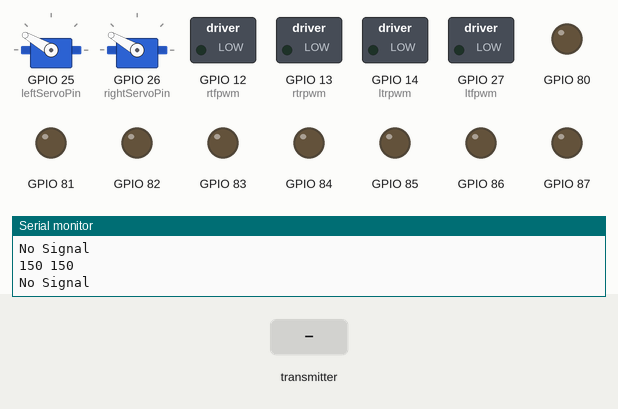
Bench run of a sketch on a simulated ESP32. Parts: 2 × servo, switched loads named in the sketch (green lamp = pin HIGH), output pins drawn as LEDs (lit = HIGH), the last lines printed to the serial monitor. The test bench sets the inputs (shaded band).

Above: at 1.2 s.
1.3 s: the transmitter starts sending leftfront = 0
At 1.7 s:
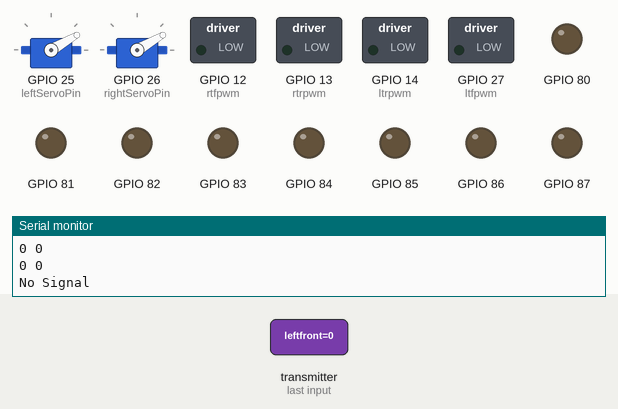
2.8 s: the transmitter starts sending leftarm = 1024
At 4.0 s:
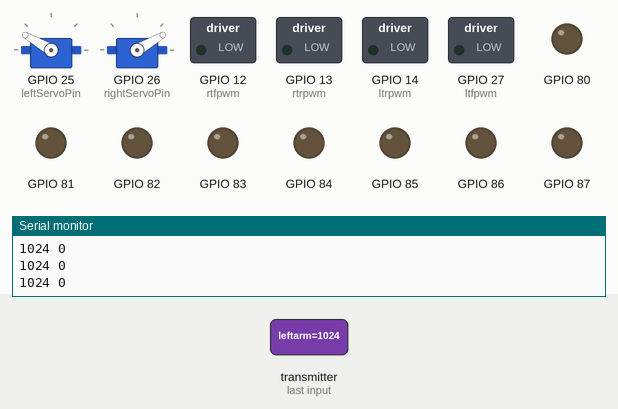
4.3 s: the transmitter starts sending rightfront = 25
At 5.1 s:
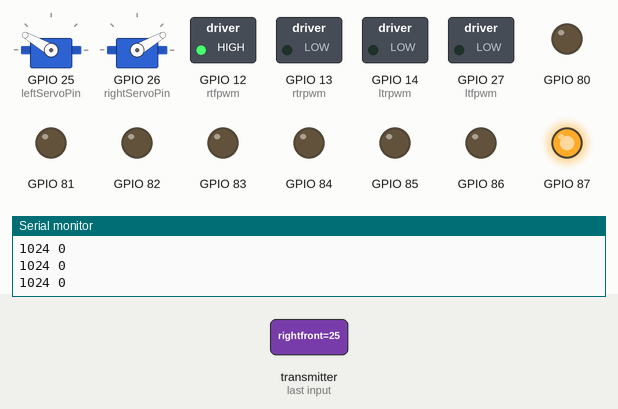
5.8 s: the transmitter starts sending rightarm = 1024
At 6.3 s:
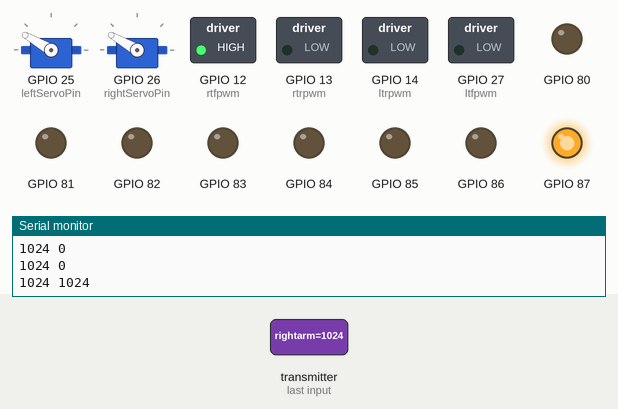
7.3 s: the transmitter starts sending leftrear = 25
At 8.5 s:
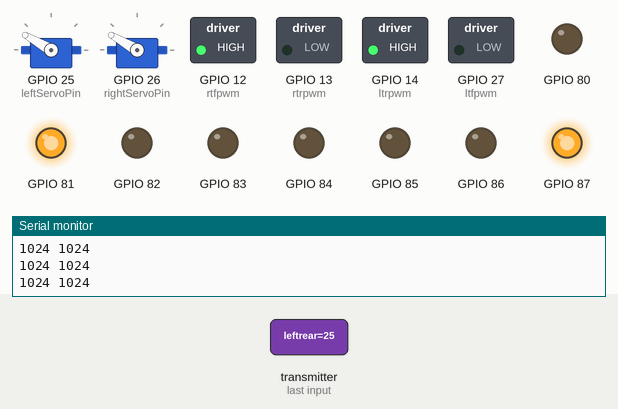
8.8 s: the transmitter starts sending rightrear = 25
At 9.8 s:
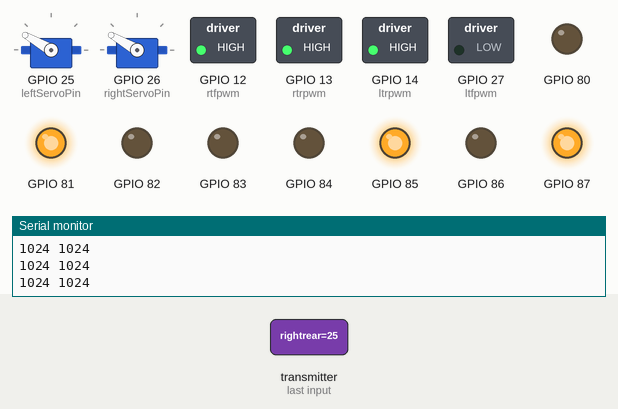
Timing chart, 0 to 11.3 s (numbered marks = the images above; inputs shaded):
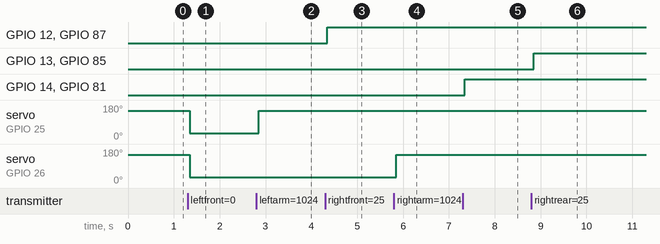

Measured:
- after the input at 1.3 s, servo on GPIO 25 (leftServoPin), servo on GPIO 26 (rightServoPin): 150° → 30° after 0.05 s
- after the input at 2.8 s, servo on GPIO 25 (leftServoPin): 30° → 150° after 0.05 s
- after the input at 4.3 s, GPIO 12 (rtfpwm), GPIO 87: LOW → HIGH after 0.05 s
- after the input at 5.8 s, servo on GPIO 26 (rightServoPin): 30° → 150° after 0.05 s
- after the input at 7.3 s, GPIO 14 (ltrpwm), GPIO 81: LOW → HIGH after 0.05 s
- after the input at 8.8 s, GPIO 13 (rtrpwm), GPIO 85: LOW → HIGH after 0.05 s

The sketch:

Omnibot_5402_bot_main_2.ino
```cpp
#include <esp_now.h>
#include <WiFi.h>
#include <ESP32Servo.h>
#include <Adafruit_MCP23X17.h>

#define SIGNAL_TIMEOUT 1000  // This is signal timeout in milli seconds. We will reset the data if no signal

//L298N driver pins
#define ltf1 3
#define ltf2 2
#define ltfpwm 27
#define ltr1 1
#define ltr2 0
#define ltrpwm 14
#define rtf1 7
#define rtf2 6
#define rtfpwm 12
#define rtr1 5
#define rtr2 4
#define rtrpwm 13

//L298N EN PWM attributes
const int ltfFreq = 5000;
const int ltfChannel = 2;
const int ltfResolution = 10;
const int ltrFreq = 5000;
const int ltrChannel = 3;
const int ltrResolution = 10;
const int rtfFreq = 5000;
const int rtfChannel = 4;
const int rtfResolution = 10;
const int rtrFreq = 5000;
const int rtrChannel = 5;
const int rtrResolution = 10;

const int leftServoPin = 25;
const int rightServoPin = 26;

const int MCP17Address = 0x21;

int servodata[][4] = {  // Min, Max, Home, current position
  {30, 150, 150, 150},    // Left servo
  {30, 150, 150, 0}     // Right servo
};

// The joysticks have a center point that isn't always stable
// These two variables mark the dead band area where the incoming signals jump around when the joysticks are centered
// Use values slightly above the fluctuation minimum and maximums observed
const float centerDeadbandLow = -.15;
const float centerDeadbandHigh = .15;

unsigned long lastRecvTime = 0; //variable to track how long it has been since a packet was received from the sender

// espNow packet data structure
struct PacketData
{
  double leftfront;   // Calculated direction and speed for Left Front wheel (Negative values reverse -1 to 0; forward values are positive 0 to 1)
  double rightfront;  // Calculated direction and speed for Right Front wheel (Negative values reverse -1 to 0; forward values are positive 0 to 1)
  double leftrear;    // Calculated direction and speed for Left Rear wheel (Negative values reverse -1 to 0; forward values are positive 0 to 1)
  double rightrear;   // Calculated direction and speed for Right Rear wheel (Negative values reverse -1 to 0; forward values are positive 0 to 1)
  int leftarm;        // Current position of the left arm shoulder servo
  int rightarm;       // Current position of the left arm shoulder servo
};
PacketData receiverData;
Adafruit_MCP23X17 mcp;
Servo LeftArm;
Servo RightArm;

//Assign default input received values
void setInputDefaultValues()
{
  receiverData.leftfront = 0;
  receiverData.rightfront = 0;
  receiverData.leftrear = 0;
  receiverData.rightrear = 0;
  receiverData.leftarm = servodata[0][3];
  receiverData.rightarm = servodata[0][3];
}

// Update the outputs with current values.
void mapAndWriteValues(){
  int ltf = 0;
  int ltr = 0;
  int rtf = 0;
  int rtr = 0;

  // Calculate the PWM values (integers between 0-1023) for each wheel from the data provided by the remote
  ltf = abs(int(receiverData.leftfront * 1023));
  ltr = abs(int(receiverData.leftrear * 1023));
  rtf = abs(int(receiverData.rightfront * 1023));
  rtr = abs(int(receiverData.rightrear * 1023));

  // For each wheel set the direction (ie ltf1 and ltf2) to the forward or reverse direction based on if the
  // wheel data is positive or negative and also if the wheel value is outside the center deadband

  // First the left front wheel
  if ((receiverData.leftfront < centerDeadbandLow) || (receiverData.leftfront > centerDeadbandHigh)){
    if (receiverData.leftfront > 0){    // If the value is positive then set pins for forward
      mcp.digitalWrite(ltf1, HIGH);
      mcp.digitalWrite(ltf2, LOW);
      ledcWrite(ltfChannel, ltf);
    } else {                            // Otherwise set the pins for reverse
      mcp.digitalWrite(ltf1, LOW);
      mcp.digitalWrite(ltf2, HIGH);
      ledcWrite(ltfChannel, ltf);
    }
  } else {                              // if the wheels are inside the deadband then turn them off altogether
    mcp.digitalWrite(ltf1, LOW);
    mcp.digitalWrite(ltf2, LOW);
    ledcWrite(ltfChannel, 0);
  }

  // Next the left rear wheel
  if ((receiverData.leftrear < centerDeadbandLow) || (receiverData.leftrear > centerDeadbandHigh)){
    if (receiverData.leftrear > 0){    // If the value is positive then set pins for forward
      mcp.digitalWrite(ltr1, HIGH);
      mcp.digitalWrite(ltr2, LOW);
      ledcWrite(ltrChannel, ltr);
    } else {                            // Otherwise set the pins for reverse
      mcp.digitalWrite(ltr1, LOW);
      mcp.digitalWrite(ltr2, HIGH);
      ledcWrite(ltrChannel, ltr);
    }
  } else {                              // if the wheels are inside the deadband then turn them off altogether
    mcp.digitalWrite(ltr1, LOW);
    mcp.digitalWrite(ltr2, LOW);
    ledcWrite(ltrChannel, 0);
  }

  // Next the right front wheel
  if ((receiverData.rightfront < centerDeadbandLow) || (receiverData.rightfront > centerDeadbandHigh)){
    if (receiverData.rightfront > 0){    // If the value is positive then set pins for forward
      mcp.digitalWrite(rtf1, HIGH);
      mcp.digitalWrite(rtf2, LOW);
      ledcWrite(rtfChannel, rtf);
    } else {                            // Otherwise set the pins for reverse
      mcp.digitalWrite(rtf1, LOW);
      mcp.digitalWrite(rtf2, HIGH);
      ledcWrite(rtfChannel, rtf);
    }
  } else {                              // if the wheels are inside the deadband then turn them off altogether
    mcp.digitalWrite(rtf1, LOW);
    mcp.digitalWrite(rtf2, LOW);
    ledcWrite(rtfChannel, 0);
  }

  // Next the right rear wheel
  if ((receiverData.rightrear < centerDeadbandLow) || (receiverData.rightrear > centerDeadbandHigh)){
    if (receiverData.rightrear > 0){    // If the value is positive then set pins for forward
      mcp.digitalWrite(rtr1, HIGH);
      mcp.digitalWrite(rtr2, LOW);
      ledcWrite(rtrChannel, rtr);
    } else {                            // Otherwise set the pins for reverse
      mcp.digitalWrite(rtr1, LOW);
      mcp.digitalWrite(rtr2, HIGH);
      ledcWrite(rtrChannel, rtr);
    }
  } else {                              // if the wheels are inside the deadband then turn them off altogether
    mcp.digitalWrite(rtr1, LOW);
    mcp.digitalWrite(rtr2, LOW);
    ledcWrite(rtrChannel, 0);
  }

  // **** ARMS
  Serial.print(receiverData.leftarm); Serial.print(" "); Serial.println(receiverData.rightarm);
  // Left Arm
  servodata[0][3] = receiverData.leftarm;
  if (servodata[0][3]<servodata[0][0]){
    servodata[0][3]=servodata[0][0];
  }
  if (servodata[0][3]>servodata[0][1]){
    servodata[0][3]=servodata[0][1];
  }
  LeftArm.write(servodata[0][3]);

  // Right Arm
  servodata[1][3] = receiverData.rightarm;
  if (servodata[1][3]<servodata[1][0]){
    servodata[1][3]=servodata[1][0];
  }
  if (servodata[1][3]>servodata[1][1]){
    servodata[1][3]=servodata[1][1];
  }
  RightArm.write(servodata[1][3]);

}

// callback function that will be executed when data is received
void OnDataRecv(const uint8_t *mac, const uint8_t *incomingData, int len)
{
  if (len == 0)
  {
    return;                 // There was no data to do anything with - exit
  }
  //Copy the memory contained in the incoming data block to the Struct receiverData for use througout the program
  memcpy(&receiverData, incomingData, sizeof(receiverData));
  mapAndWriteValues();      // Now that we have the new set of data from the remote, update the outputs
  lastRecvTime = millis();  // Update our clock variable so that we don't allow a time out
}

void setup()
{
  Serial.begin(115200);

  if (!mcp.begin_I2C(MCP17Address)) {
    Serial.println("Error.");
    while (1);
  }

  // Turn on wifi in Station mode
  WiFi.mode(WIFI_STA);

  // Setup the output pins
  mcp.pinMode(ltf1, OUTPUT);
  mcp.pinMode(ltf2, OUTPUT);
  mcp.pinMode(ltr1, OUTPUT);
  mcp.pinMode(ltr2, OUTPUT);
  mcp.pinMode(rtf1, OUTPUT);
  mcp.pinMode(rtf2, OUTPUT);
  mcp.pinMode(rtr1, OUTPUT);
  mcp.pinMode(rtr2, OUTPUT);

  // Setup the PWM channels
  ledcSetup(ltfChannel, ltfFreq, ltfResolution);
  ledcSetup(ltrChannel, ltrFreq, ltrResolution);
  ledcSetup(rtfChannel, rtfFreq, rtfResolution);
  ledcSetup(rtrChannel, rtrFreq, rtrResolution);

  // Setup the PWM pins
  ledcAttachPin(ltfpwm, ltfChannel);
  ledcAttachPin(ltrpwm, ltrChannel);
  ledcAttachPin(rtfpwm, rtfChannel);
  ledcAttachPin(rtrpwm, rtrChannel);

  // Setup arm servo pins
  LeftArm.attach(leftServoPin);
  RightArm.attach(rightServoPin);

  LeftArm.write(servodata[0][2]);
  RightArm.write(servodata[1][2]);

  // Init ESP-NOW
  if (esp_now_init() != ESP_OK)
  {
    Serial.println("Error initializing ESP-NOW");
    return;
  }

  esp_now_register_recv_cb(OnDataRecv);
}

void loop()
{
  //Check Signal lost.
  unsigned long now = millis();
  if ( now - lastRecvTime > SIGNAL_TIMEOUT )
  {
    // If a time out has occured, set the bot outputs to default safe values
    setInputDefaultValues();        // Set the pins to their default safe state
    mapAndWriteValues();            // Update the outputs to default safe states
    Serial.println("No Signal");
  }
}
```
